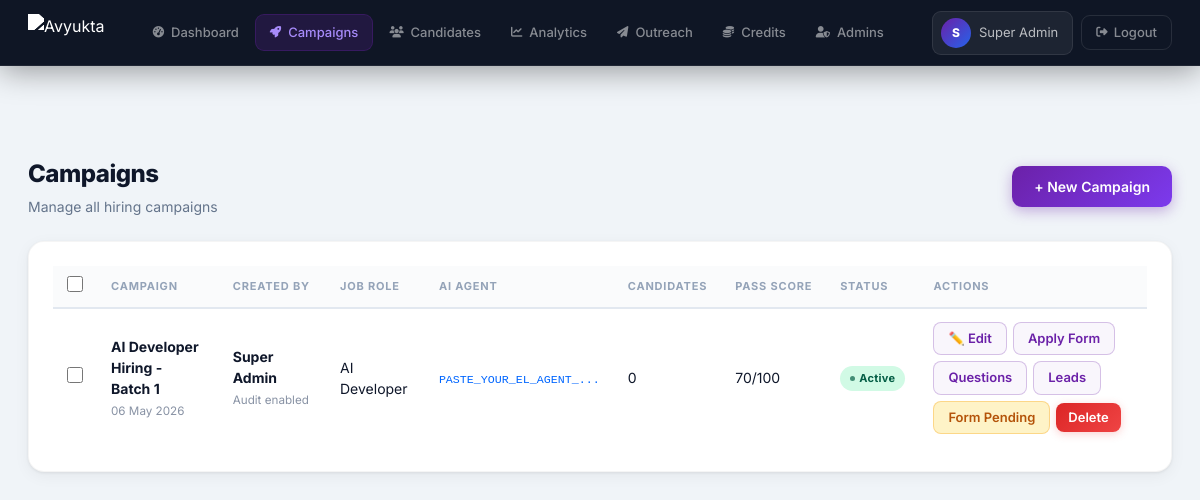
Screenshot of /campaigns.php (signed in) with the database file from the repository.
### tables this page shows
CREATE TABLE IF NOT EXISTS campaigns (
    id INT AUTO_INCREMENT PRIMARY KEY,
    org_id INT NOT NULL,
    created_by INT NOT NULL,
    name VARCHAR(255) NOT NULL,
    job_role VARCHAR(255),
    description TEXT,
    share_token VARCHAR(64) UNIQUE,
    start_date DATE NULL,
    end_date DATE NULL,
    integration_type ENUM('none','crm','google_sheet') DEFAULT 'none',
    integration_endpoint TEXT NULL,
    el_agent_id VARCHAR(150),
    passing_score INT DEFAULT 70,
    max_duration_minutes INT DEFAULT 15,
    num_questions INT DEFAULT 6,
    language ENUM('english','hinglish','hindi') DEFAULT 'english',
    status ENUM('draft','active','paused','completed') DEFAULT 'draft',
    created_at TIMESTAMP DEFAULT CURRENT_TIMESTAMP
);

CREATE TABLE IF NOT EXISTS users (
    id INT AUTO_INCREMENT PRIMARY KEY,
    org_id INT,
    name VARCHAR(255) NOT NULL,
    email VARCHAR(255) UNIQUE NOT NULL,
    password_hash VARCHAR(255) NOT NULL,
    role ENUM('super_admin','hr','recruiter') DEFAULT 'hr',
    is_active TINYINT DEFAULT 1,
    created_at TIMESTAMP DEFAULT CURRENT_TIMESTAMP
);

### includes/functions.php (called while the page is built, shortened)
<?php
require_once __DIR__ . '/db.php';
function verify_jwt($token = null) {
    if (!$token) {
        $headers = getallheaders();
        $auth = $headers['Authorization'] ?? $headers['authorization'] ?? '';
        $token = str_replace('Bearer ', '', $auth);
    }
    if (!$token && isset($_SESSION['token'])) $token = $_SESSION['token'];
    $parts = explode('.', $token);
    [$h, $p, $s] = $parts;
    $expected = rtrim(strtr(base64_encode(hash_hmac('sha256', "$h.$p", JWT_SECRET, true)), '+/', '-_'), '=');
    $data = json_decode(base64_decode(strtr($p, '-_', '+/')), true);
    return $data;
}
function require_auth() {
    $user = verify_jwt();
    return $user;
}
function csrf_token() {
    return $_SESSION['csrf_token'];
}

### includes/auth_check.php (called while the page is built)
<?php
require_once __DIR__ . '/functions.php';
$user = require_auth();
if (empty($user['name'])) {
    $u = db_fetch_one("SELECT name, email FROM users WHERE id=?", [$user['user_id']], 'i');
    $user['name']  = $u['name']  ?? 'Admin';
    $user['email'] = $u['email'] ?? '';
}

### includes/db.php (called while the page is built, shortened)
<?php
function get_db() {
    static $conn = null;
    if ($conn === null) {
        $conn = new mysqli(DB_HOST, DB_USER, DB_PASS, DB_NAME);
        $conn->set_charset('utf8mb4');
    }
    return $conn;
}
function db_fetch_all($sql, $params = [], $types = '') {
    $db = get_db();
    $stmt = $db->prepare($sql);
    $stmt->bind_param($types, ...$params);
    $stmt->execute();
    return $stmt->get_result()->fetch_all(MYSQLI_ASSOC);
}
function db_fetch_one($sql, $params = [], $types = '') {
    $rows = db_fetch_all($sql, $params, $types);
    return $rows[0] ?? null;
}

### campaigns.php (the view, shortened to what this page needs)
<?php
require_once __DIR__ . '/includes/auth_check.php';
$action      = $_GET['action'] ?? 'list';
function campaign_apply_link($campaign) {
    $token = $campaign['share_token'] ?? '';
    return BASE_URL . '/apply.php?' . ($token ? 'c=' . urlencode($token) : 'campaign_id=' . (int)$campaign['id']);
}
$campaigns = db_fetch_all(
    "SELECT ca.*, u.name AS creator_name,
            COUNT(DISTINCT c.id) as total_cands,
            COUNT(DISTINCT af.id) as apply_field_count,
            COUNT(DISTINCT q.id) as question_count
     FROM campaigns ca
     LEFT JOIN users u ON ca.created_by=u.id
     LEFT JOIN candidates c ON ca.id=c.campaign_id
     LEFT JOIN application_fields af ON af.campaign_id=ca.id AND af.is_active=1
     LEFT JOIN questions q ON q.campaign_id=ca.id
     WHERE ca.org_id=?
     GROUP BY ca.id
     ORDER BY ca.created_at DESC",
    [$user['org_id']], 'i'
);
?>
<!DOCTYPE html>
<html lang="en">
<head>
<?php include __DIR__ . '/includes/head.php'; ?>
</head>
<body>
<?php include __DIR__ . '/includes/nav.php'; ?>
<div class="main-content">
<?php if ($action === 'list'): ?>
  <div class="page-header" style="display:flex;justify-content:space-between;align-items:center">
    <div><h2>Campaigns</h2><p>Manage all hiring campaigns</p></div>
    <a href="campaigns.php?action=new" class="btn-primary">+ New Campaign</a>
  </div>
  <div class="card campaign-table-wrap">
    <table class="table">
      <thead><tr>
        <th style="width:36px"><input type="checkbox" id="select-all-camps" title="Select All" style="cursor:pointer;width:16px;height:16px"></th>
        <th>Campaign</th><th>Created By</th><th>Job Role</th><th>AI Agent</th><th>Candidates</th><th>Pass Score</th><th>Status</th><th>Actions</th></tr></thead>
      <tbody>
        <?php foreach ($campaigns as $c): ?>
        <tr>
          <?php $applyLink = campaign_apply_link($c); ?>
          <td style="text-align:center"><input type="checkbox" class="camp-chk" value="<?= $c['id'] ?>" style="cursor:pointer;width:16px;height:16px"></td>
          <td><strong><?= htmlspecialchars($c['name']) ?></strong><br><small style="color:#8892A4"><?= date('d M Y', strtotime($c['created_at'])) ?></small></td>
          <td><strong><?= htmlspecialchars($c['creator_name'] ?: 'Unknown') ?></strong><br><small style="color:#8892A4">Audit enabled</small></td>
          <td><?= htmlspecialchars($c['job_role']) ?></td>
          <td><small style="font-family:monospace;color:#0066FF"><?= $c['el_agent_id'] ? substr($c['el_agent_id'],0,20).'...' : '<span style="color:#dc3545">Not set</span>' ?></small></td>
          <td><?= $c['total_cands'] ?></td>
          <td><?= $c['passing_score'] ?>/100</td>
          <td><span class="badge badge-<?= $c['status'] ?>"><?= ucfirst($c['status']) ?></span></td>
          <td class="campaign-actions">
            <a href="campaigns.php?action=edit&id=<?= $c['id'] ?>" class="btn-sm">✏️ Edit</a>
            <a href="campaigns.php?action=apply_form&id=<?= $c['id'] ?>" class="btn-sm">Apply Form</a>
            <a href="campaigns.php?action=questions&id=<?= $c['id'] ?>" class="btn-sm">Questions</a>
            <a href="candidates.php?campaign_id=<?= $c['id'] ?>" class="btn-sm">Leads</a>
            <?php if ((int)$c['apply_field_count'] > 0): ?>
            <button type="button" class="btn-sm" onclick="copyCampaignLink(<?= htmlspecialchars(json_encode($applyLink), ENT_QUOTES, 'UTF-8') ?>)">Copy Link</button>
            <a href="https://wa.me/?text=<?= urlencode('Apply here: ' . $applyLink) ?>" target="_blank" rel="noopener" class="btn-sm" style="color:#16A34A;border-color:#16A34A40;background:#16A34A10">WhatsApp</a>
            <?php else: ?>
            <a href="campaigns.php?action=apply_form&id=<?= $c['id'] ?>" class="btn-sm" style="color:#B45309;border-color:#F59E0B55;background:#FEF3C7">Form Pending</a>
            <?php endif; ?>
            <a href="campaigns.php?action=delete_campaign&id=<?= $c['id'] ?>&csrf_token=<?= urlencode(csrf_token()) ?>" class="btn-danger" style="padding:5px 12px;font-size:13px;text-decoration:none" onclick="return confirm('Delete this campaign and all mapped candidates/interview data? This cannot be undone.')">Delete</a>
          </td>
        </tr>
        <?php endforeach; ?>
      </tbody>
    </table>
  </div>
<?php endif; ?>
</div>
</body>
</html>

### includes/head.php (shortened to what this page needs)
<link rel="stylesheet" href="https://cdnjs.cloudflare.com/ajax/libs/font-awesome/6.5.0/css/all.min.css">

### includes/nav.php
<?php $current = basename($_SERVER['PHP_SELF']); $initials = strtoupper(substr($user['name'] ?? 'A', 0, 1)); ?>
<nav class="navbar">
  <div class="nav-logo">
    <img src="https://www.avyukta.in/assets/images/logoo.png" alt="Avyukta" style="height:38px;width:auto;filter:brightness(0) invert(1);">
  </div>
  <div class="nav-links">
    <a href="/dashboard.php" class="<?= $current==='dashboard.php'?'active':'' ?>"><i class="fa-solid fa-gauge-high fa-sm"></i> Dashboard</a>
    <a href="/campaigns.php" class="<?= $current==='campaigns.php'?'active':'' ?>"><i class="fa-solid fa-rocket fa-sm"></i> Campaigns</a>
    <a href="/candidates.php" class="<?= $current==='candidates.php'?'active':'' ?>"><i class="fa-solid fa-users fa-sm"></i> Candidates</a>
    <a href="/analytics.php" class="<?= $current==='analytics.php'?'active':'' ?>"><i class="fa-solid fa-chart-line fa-sm"></i> Analytics</a>
    <a href="/outreach.php" class="<?= $current==='outreach.php'?'active':'' ?>"><i class="fa-solid fa-paper-plane fa-sm"></i> Outreach</a>
    <a href="/credits.php" class="<?= $current==='credits.php'?'active':'' ?>"><i class="fa-solid fa-coins fa-sm"></i> Credits</a>
    <?php if (($user['role'] ?? '') === 'super_admin'): ?>
    <a href="/admins.php" class="<?= $current==='admins.php'?'active':'' ?>"><i class="fa-solid fa-user-shield fa-sm"></i> Admins</a>
    <?php endif; ?>
  </div>
  <div class="nav-right">
    <div class="nav-user">
      <div class="nav-avatar"><?= htmlspecialchars($initials) ?></div>
      <span><?= htmlspecialchars($user['name'] ?? 'Admin') ?></span>
    </div>
    <a href="/logout.php" class="nav-logout"><i class="fa-solid fa-right-from-bracket fa-sm"></i> Logout</a>
  </div>
</nav>

### includes/head.php (style rules this page uses)
:root { --navy:#1E0A2E;--navy2:#2D1045;--navy3:#3D1A5C; --blue:#6B21A8;--blue2:#7C3AED;--blue3:#A78BFA; --accent:#2563EB;--green:#10B981;--orange:#F59E0B; --red:#EF4444;--purple:#8B5CF6;--pink:#EC4899; --white:#FFFFFF;--gray:#94A3B8;--gray2:#64748B; --light:#E2E8F0;--bg:#F0F4F8;--text:#0F172A;--text2:#334155; --card-shadow:0 1px 3px rgba(0,0,0,.07),0 4px 16px rgba(0,0,0,.05); --card-shadow-hover:0 8px 32px rgba(107,33,168,.15),0 2px 8px rgba(0,0,0,.08); --radius:16px;--radius-sm:10px; }
*,*::before,*::after { margin:0;padding:0;box-sizing:border-box }
html { scroll-behavior:smooth }
body { font-family:'Inter',system-ui,sans-serif;background:var(--bg);color:var(--text);line-height:1.5;-webkit-font-smoothing:antialiased;overflow-x:hidden }
a { text-decoration:none;color:var(--blue) }
.navbar { background:rgba(8,15,30,.97);backdrop-filter:blur(24px);-webkit-backdrop-filter:blur(24px);padding:0 28px;height:66px;display:flex;align-items:center;justify-content:space-between;position:fixed;top:0;left:0;right:0;z-index:1000;border-bottom:1px solid rgba(255,255,255,.07);box-shadow:0 4px 32px rgba(0,0,0,.4) }
.nav-logo { display:flex;align-items:center;gap:10px }
.nav-logo img { height:34px;width:auto;object-fit:contain;filter:brightness(1.1) }
.nav-links { display:flex;gap:2px }
.nav-links a { color:rgba(255,255,255,.5);padding:8px 14px;border-radius:9px;font-size:13px;font-weight:500;transition:all .2s;display:flex;align-items:center;gap:7px }
.nav-links a.active { background:rgba(107,33,168,.2);color:var(--blue3);border:1px solid rgba(107,33,168,.3) }
.nav-right { display:flex;align-items:center;gap:8px }
.nav-user { display:flex;align-items:center;gap:8px;background:rgba(255,255,255,.06);border:1px solid rgba(255,255,255,.09);padding:6px 14px 6px 8px;border-radius:9px;font-size:13px;color:rgba(255,255,255,.7) }
.nav-avatar { width:30px;height:30px;border-radius:50%;background:linear-gradient(135deg,var(--blue),var(--accent));display:flex;align-items:center;justify-content:center;font-size:12px;font-weight:800;color:#fff;flex-shrink:0 }
.nav-logout { color:rgba(255,255,255,.5);font-size:13px;padding:7px 14px;border:1px solid rgba(255,255,255,.1);border-radius:9px;transition:all .2s;font-weight:500;display:flex;align-items:center;gap:6px }
.main-content { margin-top:66px;padding:28px;max-width:1500px;margin-left:auto;margin-right:auto;padding-top:90px }
.page-header { margin-bottom:24px }
.page-header h2 { font-size:24px;font-weight:800;color:var(--text);letter-spacing:-.5px }
.page-header p { color:var(--gray2);font-size:14px;margin-top:4px }
.card { background:#fff;border-radius:var(--radius);padding:24px;box-shadow:var(--card-shadow);margin-bottom:20px;border:1px solid rgba(0,0,0,.04);transition:box-shadow .2s,transform .2s }
.table { width:100%;border-collapse:collapse }
.table th { text-align:left;font-size:11px;font-weight:700;color:var(--gray);text-transform:uppercase;letter-spacing:.8px;padding:10px 14px;border-bottom:2px solid var(--light);background:#FAFBFC;white-space:nowrap }
.table td { padding:13px 14px;border-bottom:1px solid #F8FAFC;font-size:14px;vertical-align:middle }
.table tr:last-child td { border-bottom:none }
.table tbody tr { transition:background .15s;cursor:pointer }
.badge { padding:4px 10px;border-radius:20px;font-size:11px;font-weight:700;letter-spacing:.3px;display:inline-flex;align-items:center;gap:4px;white-space:nowrap }
.badge::before { content:'';width:5px;height:5px;border-radius:50%;background:currentColor;opacity:.7 }
.badge-active { background:#D1FAE5;color:#065F46 }
.btn-primary { background:linear-gradient(135deg,#6B21A8,#7C3AED);color:#fff;padding:10px 22px;border-radius:var(--radius-sm);border:none;cursor:pointer;font-size:14px;font-weight:600;display:inline-flex;align-items:center;gap:7px;transition:all .2s;box-shadow:0 4px 14px rgba(107,33,168,.35);white-space:nowrap }
.btn-sm { color:var(--blue);padding:6px 14px;border-radius:8px;border:1.5px solid rgba(107,33,168,.25);font-size:13px;font-weight:600;display:inline-flex;align-items:center;gap:5px;background:rgba(107,33,168,.04);cursor:pointer;transition:all .2s;white-space:nowrap }
.btn-danger { background:linear-gradient(135deg,#DC2626,#EF4444);color:#fff;padding:7px 16px;border-radius:8px;border:none;cursor:pointer;font-size:13px;font-weight:600;display:inline-flex;align-items:center;gap:5px;transition:all .2s;box-shadow:0 2px 8px rgba(239,68,68,.25) }

### rows the page displays
campaigns: name "AI Developer Hiring - Batch 1", created_at "06 May 2026", users.name "Super Admin", job_role "AI Developer", el_agent "PASTE_YOUR_EL_AGENT_", total_cands "0", passing_score "70", status "Active"

### other values shown
$initials "S"
$user['name'] "Super Admin"
